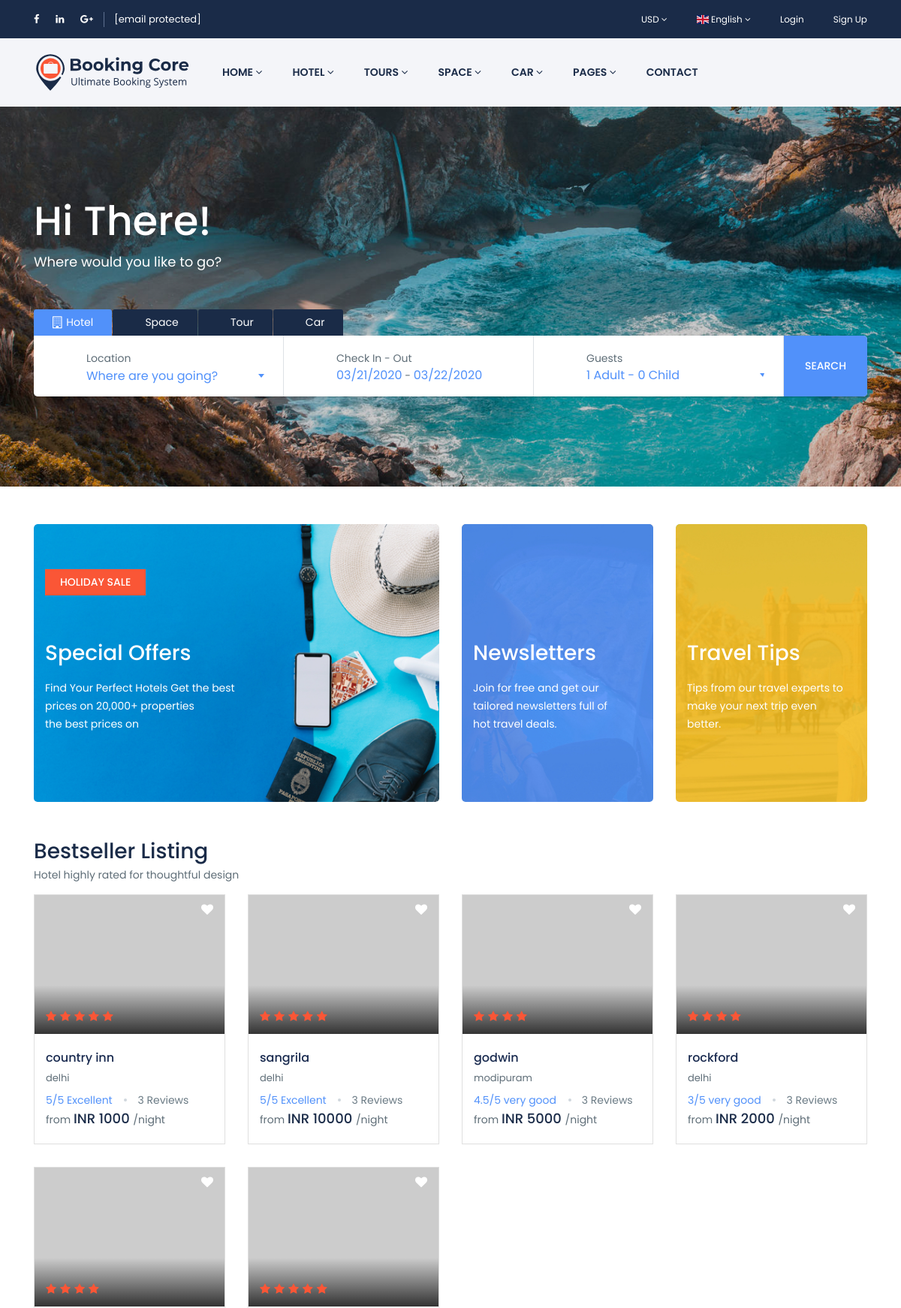
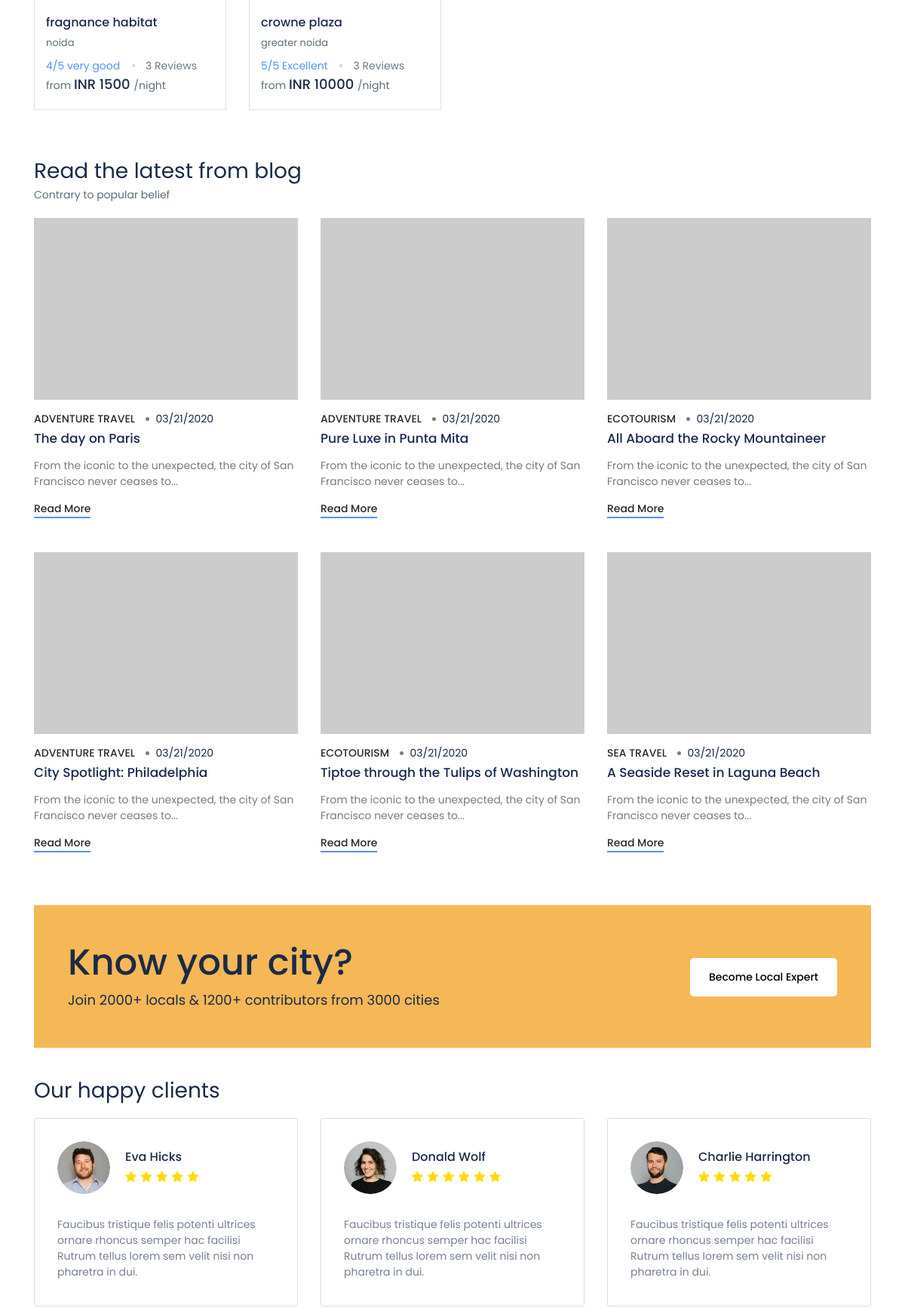
The page / (upper part) on the database its author committed (2 pictures, top to bottom).
### home/models.py (models this page shows, shortened)
class Hotels(models.Model):
    name = models.CharField(max_length=30)
    image = models.ImageField(upload_to="static/upload")
    location = models.CharField(max_length=30)
    rating = models.IntegerField()
    price = models.CharField(max_length=30)
    tags = models.CharField(max_length=30)
    is_feature = models.CharField(max_length=30)

### home/views.py (the view)
# urls.py: path('', views.index, name="home"),
def index(request):
    hotl = Hotels.objects.all()
    return render(request, 'index.html', {'hotl':hotl})

### templates/index.html (shortened to what this page needs)
<!DOCTYPE html>
<html lang="en" class="">
<head>
<link href="/static/libs/bootstrap/css/bootstrap.css" rel="stylesheet">
<link href="/static/libs/font-awesome/css/font-awesome.css" rel="stylesheet">
<link href="/static/libs/ionicons/css/ionicons.min.css" rel="stylesheet">
<link href="/static/libs/icofont/icofont.min.css" rel="stylesheet">
<link href="/static/libs/select2/css/select2.min.css" rel="stylesheet">
<link href="/static/css/app.css" rel="stylesheet">
<link rel="stylesheet" type="text/css" href="/static/libs/daterange/daterangepicker.css">
<link href="/static/css/custom-css.css" rel="stylesheet">
<link href="/static/libs/carousel-2/owl.carousel.css" rel="stylesheet">
</head>
<body class="frontend-page  ">
<div class="bravo_wrap">
<div class="bravo_topbar">
<div class="container">
<div class="content">
<div class="topbar-left">
<div class="socials">
<a href="#"><i class="fa fa-facebook"></i></a>
<a href="#"><i class="fa fa-linkedin"></i></a>
<a href="#"><i class="fa fa-google-plus"></i></a>
</div>
<a href="cdn-cgi/l/email-protection.html#30535f5e4451534470525f5f5b595e57535f42551e535f5d"><span class="__cf_email__" data-cfemail="9bf8f4f5effaf8efdbf9f4f4f0f2f5fcf8f4e9feb5f8f4f6">[email&#160;protected]</span></a>
</div>
<div class="topbar-right">
<ul class="topbar-items">
<li class="dropdown">
<a href="#" data-toggle="dropdown" class="is_login">
USD
<i class="fa fa-angle-down"></i>
</a>
</li>
<li class="dropdown">
<a href="#" data-toggle="dropdown" class="is_login">
<span class="flag-icon flag-icon-gb"></span>
English
<i class="fa fa-angle-down"></i>
</a>
</li>
<li class="login-item">
<a href="#login" data-toggle="modal" data-target="#login" class="login">Login</a>
</li>
<li class="signup-item">
<a href="#register" data-toggle="modal" data-target="#register" class="signup">Sign Up</a>
</li>
</ul>
</div>
</div>
</div>
</div>
<div class="bravo_header">
<div class="container">
<div class="content">
<div class="header-left">
<a href="en.html" class="bravo-logo">
<img src="/static/uploads/demo/general/logo.svg" alt="Booking Core">
</a>
<div class="bravo-menu">
<ul class="main-menu menu-generated"><li class=" depth-0"><a target="" href="index.htm">Home <i class="fa fa-angle-down"></i></a></li><li class=" depth-0"><a target="" href="hotel.html">Hotel <i class="fa fa-angle-down"></i></a></li><li class=" depth-0"><a target="" href="tour.html">Tours <i class="fa fa-angle-down"></i></a></li><li class=" depth-0"><a target="" href="space.html">Space <i class="fa fa-angle-down"></i></a></li><li class=" depth-0"><a target="" href="car.html">Car <i class="fa fa-angle-down"></i></a></li><li class=" depth-0"><a target="" href="#">Pages <i class="fa fa-angle-down"></i></a></li><li class=" depth-0"><a target="" href="contact.html">Contact</a></li></ul> </div>
</div>
</div>
</div>
</div> <div class="page-template-content">
<div class="bravo-form-search-all" style="background-image: linear-gradient(0deg,rgba(0, 0, 0, 0.2),rgba(0, 0, 0, 0.2)),url('/static/uploads/demo/general/home-mix.jpg') !important">
<div class="container">
<div class="row">
<div class="col-lg-12">
<h1 class="text-heading">Hi There!</h1>
<div class="sub-heading">Where would you like to go?</div>
<div class="g-form-control">
<ul class="nav nav-tabs" role="tablist">
<li role="bravo_hotel">
<a href="#bravo_hotel" class=" active " aria-controls="bravo_hotel" role="tab" data-toggle="tab">
<i class="fa fa-building-o"></i>
Hotel
</a>
</li>
<li role="bravo_space">
<a href="#bravo_space" class="" aria-controls="bravo_space" role="tab" data-toggle="tab">
<i class="icofont-building-alt"></i>
Space
</a>
</li>
<li role="bravo_tour">
<a href="#bravo_tour" class="" aria-controls="bravo_tour" role="tab" data-toggle="tab">
<i class="icofont-island-alt"></i>
Tour
</a>
</li>
<li role="bravo_car">
<a href="#bravo_car" class="" aria-controls="bravo_car" role="tab" data-toggle="tab">
<i class="icofont-car"></i>
Car
</a>
</li>
</ul>
<div class="tab-content">
<div role="tabpanel" class="tab-pane  active " id="bravo_hotel">
<form action="https://www.bookingcore.org/en/hotel" class="form bravo_form" method="get">
<div class="g-field-search">
<div class="row">
<div class="col-md-4 border-right">
<div class="form-group">
<i class="field-icon fa icofont-map"></i>
<div class="form-content">
<label>Location</label>
<div class="smart-search">
<input type="text" class="smart-search-location parent_text form-control" readonly="" placeholder="Where are you going?" value="" data-onload="Loading..." data-default="[{&quot;id&quot;:3,&quot;title&quot;:&quot; California&quot;},{&quot;id&quot;:5,&quot;title&quot;:&quot; Los Angeles&quot;},{&quot;id&quot;:6,&quot;title&quot;:&quot; New Jersey&quot;},{&quot;id&quot;:2,&quot;title&quot;:&quot; New York, United States&quot;},{&quot;id&quot;:1,&quot;title&quot;:&quot; Paris&quot;},{&quot;id&quot;:7,&quot;title&quot;:&quot; San Francisco&quot;},{&quot;id&quot;:4,&quot;title&quot;:&quot; United States&quot;},{&quot;id&quot;:8,&quot;title&quot;:&quot; Virginia&quot;}]">
</div>
</div>
</div>
</div>
<div class="col-md-4 border-right">
<div class="form-group">
<i class="field-icon icofont-wall-clock"></i>
<div class="form-content">
<div class="form-date-search-hotel">
<div class="date-wrapper">
<div class="check-in-wrapper">
<label>Check In - Out</label>
<div class="render check-in-render">03/21/2020</div>
<span> - </span>
<div class="render check-out-render">03/22/2020</div>
</div>
</div>
</div>
</div>
</div>
</div>
<div class="col-md-4 border-right dropdown form-select-guests">
<div class="form-group">
<i class="field-icon icofont-travelling"></i>
<div class="form-content dropdown-toggle" data-toggle="dropdown">
<div class="wrapper-more">
<label>Guests</label>
<div class="render">
<span class="adults"><span class="one ">1 Adult</span> <span class=" d-none  multi" data-html=":count Adults">1 Adults</span></span>
-
<span class="children">
<span class="one " data-html=":count Child">0 Child</span>
</span>
</div>
</div>
</div>
</div>
</div>
</div>
</div>
<div class="g-button-submit">
<button class="btn btn-primary btn-search" type="submit">Search</button>
</div>
</form> </div>
</div>
</div>
</div>
</div>
</div>
</div>
<div class="bravo-offer">
<div class="container">
<div class="row">
<div class="col-lg-6">
<div class="item">
<div class="featured-text">HOLIDAY SALE</div>
<h2 class="item-title">Special Offers</h2>
<p class="item-sub-title">Find Your Perfect Hotels Get the best<br>
prices on 20,000+ properties<br>
the best prices on</p>
<div class="img-cover" style="background: url('/static/uploads/demo/general/image_home_mix_1.jpg')"></div>
</div>
</div>
<div class="col-lg-3">
<div class="item">
<div class="featured-icon"><i class="icofont-email"></i></div>
<h2 class="item-title">Newsletters</h2>
<p class="item-sub-title">Join for free and get our <br>
tailored newsletters full of <br>
hot travel deals.</p>
<div class="img-cover" style="background: url('/static/uploads/demo/general/image_home_mix_2.jpg')"></div>
</div>
</div>
<div class="col-lg-3">
<div class="item">
<div class="featured-icon"><i class="icofont-island-alt"></i></div>
<h2 class="item-title">Travel Tips</h2>
<p class="item-sub-title">Tips from our travel experts to <br>
make your next trip even<br>
better.</p>
<div class="img-cover" style="background: url('/static/uploads/demo/general/image_home_mix_3.jpg')"></div>
</div>
</div>
</div>
</div>
</div>
<div class="container">
<div class="bravo-list-hotel layout_normal">
<div class="title">
Bestseller Listing
</div>
<div class="sub-title">
Hotel highly rated for thoughtful design
</div>
<div class="list-item">
<div class="row">
    {% for hotls in hotl %}
    <div class="col-lg-3 col-md-6">
        <div class="item-loop ">
            <div class="thumb-image ">
                <div class="star-rate">
                    <div class="list-star">
                        <ul class="booking-item-rating-stars">
{% if hotls.rating == 5  %}
<li><i class="fa fa-star"></i></li>
<li><i class="fa fa-star"></i></li>
<li><i class="fa fa-star"></i></li>
<li><i class="fa fa-star"></i></li>
<li><i class="fa fa-star"></i></li>
{% endif %}
{% if hotls.rating == 4 or hotls.rating == 4.5 %}
<li><i class="fa fa-star"></i></li>
<li><i class="fa fa-star"></i></li>
<li><i class="fa fa-star"></i></li>
<li><i class="fa fa-star"></i></li>
{% endif %}
{% if hotls.rating == 3 or hotls.rating == 3 %}
<li><i class="fa fa-star"></i></li>
<li><i class="fa fa-star"></i></li>
<li><i class="fa fa-star"></i></li>
<li><i class="fa fa-star"></i></li>
{% endif %}
                        </ul>
                    </div>
                </div>
                <div class="service-wishlist " data-id="1" data-type="hotel">
                    <i class="fa fa-heart"></i>
                </div>
            </div>
            <div class="item-title">
                <a href="{{hotls.name}}">
                    {{hotls.name}}
                </a>
            </div>
            <div class="location">
                {{hotls.location}}
            </div>
            <div class="service-review">
                <span class="rate">
                    {{hotls.rating}}/5 <span class="rate-text">{{hotls.tags}}</span>
                </span>
                <span class="review">
                    3 Reviews
                </span>
            </div>
            <div class="info">
                <div class="g-price">
                    <div class="prefix">
                        <span class="fr_text">from</span>
                    </div>
                    <div class="price">
                        <span class="text-price">INR {{hotls.price}} <span class="unit">/night</span></span>
                    </div>
                </div>
            </div>
        </div>
    </div>
    {% endfor %}
</div>
</div>
</div>
</div>
<div class="bravo-list-news">
<div class="container">
<div class="title">
Read the latest from blog
<div class="sub-title">
Contrary to popular belief
</div>
</div>
<div class="list-item">
<div class="row">
<div class="col-lg-4 col-md-6">
<div class="item-news">
<div class="thumb-image">
</div>
<div class="caption">
<div class="item-date">
<ul>
<li>
<a href="en/news/category/adventure-travel.html">
Adventure Travel
</a>
</li>
<li class="dot"> 03/21/2020 </li>
</ul>
</div>
<h3 class="item-title"><a href="en/news/the-day-on-paris.html"> The day on Paris </a></h3>
<div class="item-desc">
From the iconic to the unexpected, the city of San Francisco never ceases to...
</div>
<div class="item-more">
<a class="btn-readmore" href="en/news/the-day-on-paris.html">Read More</a>
</div>
</div>
</div> </div>
<div class="col-lg-4 col-md-6">
<div class="item-news">
<div class="thumb-image">
</div>
<div class="caption">
<div class="item-date">
<ul>
<li>
<a href="en/news/category/adventure-travel.html">
Adventure Travel
</a>
</li>
<li class="dot"> 03/21/2020 </li>
</ul>
</div>
<h3 class="item-title"><a href="en/news/pure-luxe-in-punta-mita.html"> Pure Luxe in Punta Mita </a></h3>
<div class="item-desc">
From the iconic to the unexpected, the city of San Francisco never ceases to...
</div>
<div class="item-more">
<a class="btn-readmore" href="en/news/pure-luxe-in-punta-mita.html">Read More</a>
</div>
</div>
</div> </div>
<div class="col-lg-4 col-md-6">
<div class="item-news">
<div class="thumb-image">
</div>
<div class="caption">
<div class="item-date">
<ul>
<li>
<a href="en/news/category/ecotourism.html">
Ecotourism
</a>
</li>
<li class="dot"> 03/21/2020 </li>
</ul>
</div>
<h3 class="item-title"><a href="en/news/all-aboard-the-rocky-mountaineer.html"> All Aboard the Rocky Mountaineer </a></h3>
<div class="item-desc">
From the iconic to the unexpected, the city of San Francisco never ceases to...
</div>
<div class="item-more">
<a class="btn-readmore" href="en/news/all-aboard-the-rocky-mountaineer.html">Read More</a>
</div>
</div>
</div> </div>
<div class="col-lg-4 col-md-6">
<div class="item-news">
<div class="thumb-image">
</div>
<div class="caption">
<div class="item-date">
<ul>
<li>
<a href="en/news/category/adventure-travel.html">
Adventure Travel
</a>
</li>
<li class="dot"> 03/21/2020 </li>
</ul>
</div>
<h3 class="item-title"><a href="en/news/city-spotlight-philadelphia.html"> City Spotlight: Philadelphia </a></h3>
<div class="item-desc">
From the iconic to the unexpected, the city of San Francisco never ceases to...
</div>
<div class="item-more">
<a class="btn-readmore" href="en/news/city-spotlight-philadelphia.html">Read More</a>
</div>
</div>
</div> </div>
<div class="col-lg-4 col-md-6">
<div class="item-news">
<div class="thumb-image">
</div>
<div class="caption">
<div class="item-date">
<ul>
<li>
<a href="en/news/category/ecotourism.html">
Ecotourism
</a>
</li>
<li class="dot"> 03/21/2020 </li>
</ul>
</div>
<h3 class="item-title"><a href="en/news/tiptoe-through-the-tulips-of-washington.html"> Tiptoe through the Tulips of Washington </a></h3>
<div class="item-desc">
From the iconic to the unexpected, the city of San Francisco never ceases to...
</div>
<div class="item-more">
<a class="btn-readmore" href="en/news/tiptoe-through-the-tulips-of-washington.html">Read More</a>
</div>
</div>
</div> </div>
<div class="col-lg-4 col-md-6">
<div class="item-news">
<div class="thumb-image">
</div>
<div class="caption">
<div class="item-date">
<ul>
<li>
<a href="en/news/category/sea-travel.html">
Sea Travel
</a>
</li>
<li class="dot"> 03/21/2020 </li>
</ul>
</div>
<h3 class="item-title"><a href="en/news/a-seaside-reset-in-laguna-beach.html"> A Seaside Reset in Laguna Beach </a></h3>
<div class="item-desc">
From the iconic to the unexpected, the city of San Francisco never ceases to...
</div>
<div class="item-more">
<a class="btn-readmore" href="en/news/a-seaside-reset-in-laguna-beach.html">Read More</a>
</div>
</div>
</div> </div>
</div>
</div>
</div>
</div><div class="bravo-call-to-action">
<div class="container">
<div class="context">
<div class="row">
<div class="col-md-8">
<div class="title">
Know your city?
</div>
<div class="sub_title">
Join 2000+ locals &amp; 1200+ contributors from 3000 cities
</div>
</div>
<div class="col-md-4">
<a class="btn-more" href="#">
Become Local Expert
</a>
</div>
</div>
</div>
</div>
</div>
<div class="bravo-testimonial">
<div class="container">
<h3>Our happy clients</h3>
<div class="row">
<div class="col-md-6 col-lg-4">
<div class="item has-matchHeight">
<div class="author">
<img src="/static/uploads/demo/general/avatar.jpg" alt="Eva Hicks">
<div class="author-meta">
<h4>Eva Hicks</h4>
<div class="star">
<i class="fa fa-star"></i>
<i class="fa fa-star"></i>
<i class="fa fa-star"></i>
<i class="fa fa-star"></i>
<i class="fa fa-star"></i>
</div>
</div>
</div>
<p>
Faucibus tristique felis potenti ultrices ornare rhoncus semper hac facilisi Rutrum tellus lorem sem velit nisi non pharetra in dui.
</p>
</div>
</div>
<div class="col-md-6 col-lg-4">
<div class="item has-matchHeight">
<div class="author">
<img src="/static/uploads/demo/general/avatar-2.jpg" alt="Donald Wolf">
<div class="author-meta">
<h4>Donald Wolf</h4>
<div class="star">
<i class="fa fa-star"></i>
<i class="fa fa-star"></i>
<i class="fa fa-star"></i>
<i class="fa fa-star"></i>
<i class="fa fa-star"></i>
<i class="fa fa-star"></i>
</div>
</div>
</div>
<p>
Faucibus tristique felis potenti ultrices ornare rhoncus semper hac facilisi Rutrum tellus lorem sem velit nisi non pharetra in dui.
</p>
</div>
</div>
<div class="col-md-6 col-lg-4">
<div class="item has-matchHeight">
<div class="author">
<img src="/static/uploads/demo/general/avatar-3.jpg" alt="Charlie Harrington">
<div class="author-meta">
<h4>Charlie Harrington</h4>
<div class="star">
<i class="fa fa-star"></i>
<i class="fa fa-star"></i>
<i class="fa fa-star"></i>
<i class="fa fa-star"></i>
<i class="fa fa-star"></i>
</div>
</div>
</div>
<p>
Faucibus tristique felis potenti ultrices ornare rhoncus semper hac facilisi Rutrum tellus lorem sem velit nisi non pharetra in dui.
</p>
</div>
</div>
</div>
</div>
</div>
</div>
<link rel="stylesheet" href="/static/libs/flags/css/flag-icon.min.css">
</div>
</body>
</html>

### rows shown on the page
Hotels: name "country inn", location "delhi", rating "5", tags "Excellent", price "1000"
Hotels: name "sangrila", location "delhi", rating "5", tags "Excellent", price "10000"
Hotels: name "godwin", location "modipuram", rating "4.5", tags "very good", price "5000"
Hotels: name "rockford", location "delhi", rating "3", tags "very good", price "2000"
Hotels: name "fragnance habitat", location "noida", rating "4", tags "very good", price "1500"
Hotels: name "crowne plaza", location "greater noida", rating "5", tags "Excellent", price "10000"
